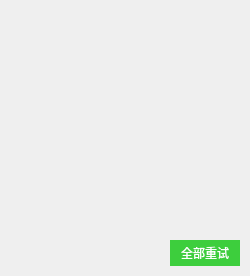
<?xml version="1.0" encoding="UTF-8"?>
<ui version="4.0">
 <class>JoinGroupFailedDialog</class>
 <widget class="QWidget" name="JoinGroupFailedDialog">
  <property name="geometry">
   <rect>
    <x>0</x>
    <y>0</y>
    <width>250</width>
    <height>276</height>
   </rect>
  </property>
  <property name="windowTitle">
   <string>JoinGroupFailedDialog</string>
  </property>
  <property name="styleSheet">
   <string notr="true">QListWidget{
	border:none;
	background:#00000000;
}

QListWidget:Item{
	border:none;
	background:#00000000;
}

QListWidget:Item:select{
	border:none;
	background:#00000000;
}
QPushButton{
	 border-radius: 0px;
    color:#FFFFFF;
    background-color:#3DCE3D;
	max-height:26px;
	min-height:26px;
	max-width:70px;
	min-width:70px;
}

QPushButton:hover{
    background-color:#38C738;
}
QPushButton#ok:pressed{
    background-color:#2FB82F;
}</string>
  </property>
  <layout class="QHBoxLayout" name="horizontalLayout_2">
   <property name="spacing">
    <number>0</number>
   </property>
   <property name="leftMargin">
    <number>0</number>
   </property>
   <property name="topMargin">
    <number>0</number>
   </property>
   <property name="rightMargin">
    <number>0</number>
   </property>
   <property name="bottomMargin">
    <number>0</number>
   </property>
   <item>
    <widget class="QWidget" name="dialogborderback" native="true">
     <property name="minimumSize">
      <size>
       <width>250</width>
       <height>0</height>
      </size>
     </property>
     <property name="maximumSize">
      <size>
       <width>250</width>
       <height>16777215</height>
      </size>
     </property>
     <layout class="QVBoxLayout" name="verticalLayout">
      <property name="spacing">
       <number>0</number>
      </property>
      <property name="leftMargin">
       <number>0</number>
      </property>
      <property name="topMargin">
       <number>0</number>
      </property>
      <property name="rightMargin">
       <number>0</number>
      </property>
      <property name="bottomMargin">
       <number>0</number>
      </property>
      <item>
       <widget class="TitlebarWidget" name="titlebar" native="true">
        <property name="minimumSize">
         <size>
          <width>0</width>
          <height>27</height>
         </size>
        </property>
        <property name="maximumSize">
         <size>
          <width>16777215</width>
          <height>27</height>
         </size>
        </property>
       </widget>
      </item>
      <item>
       <widget class="QListWidget" name="listWidget">
        <property name="verticalScrollBarPolicy">
         <enum>Qt::ScrollBarAlwaysOff</enum>
        </property>
        <property name="horizontalScrollBarPolicy">
         <enum>Qt::ScrollBarAlwaysOff</enum>
        </property>
        <property name="verticalScrollMode">
         <enum>QAbstractItemView::ScrollPerPixel</enum>
        </property>
        <property name="layoutMode">
         <enum>QListView::SinglePass</enum>
        </property>
        <property name="viewMode">
         <enum>QListView::ListMode</enum>
        </property>
        <property name="selectionRectVisible">
         <bool>false</bool>
        </property>
       </widget>
      </item>
      <item>
       <widget class="QWidget" name="widget_3" native="true">
        <layout class="QHBoxLayout" name="horizontalLayout">
         <property name="spacing">
          <number>0</number>
         </property>
         <property name="leftMargin">
          <number>0</number>
         </property>
         <property name="topMargin">
          <number>5</number>
         </property>
         <property name="rightMargin">
          <number>10</number>
         </property>
         <property name="bottomMargin">
          <number>10</number>
         </property>
         <item>
          <spacer name="horizontalSpacer">
           <property name="orientation">
            <enum>Qt::Horizontal</enum>
           </property>
           <property name="sizeHint" stdset="0">
            <size>
             <width>150</width>
             <height>20</height>
            </size>
           </property>
          </spacer>
         </item>
         <item>
          <widget class="QPushButton" name="pushButton">
           <property name="minimumSize">
            <size>
             <width>70</width>
             <height>26</height>
            </size>
           </property>
           <property name="maximumSize">
            <size>
             <width>70</width>
             <height>26</height>
            </size>
           </property>
           <property name="text">
            <string>全部重试</string>
           </property>
           <property name="flat">
            <bool>true</bool>
           </property>
          </widget>
         </item>
        </layout>
       </widget>
      </item>
     </layout>
    </widget>
   </item>
  </layout>
 </widget>
 <layoutdefault spacing="6" margin="11"/>
 <customwidgets>
  <customwidget>
   <class>TitlebarWidget</class>
   <extends>QWidget</extends>
   <header>TitlebarWidget.h</header>
   <container>1</container>
  </customwidget>
 </customwidgets>
 <resources/>
 <connections/>
</ui>
